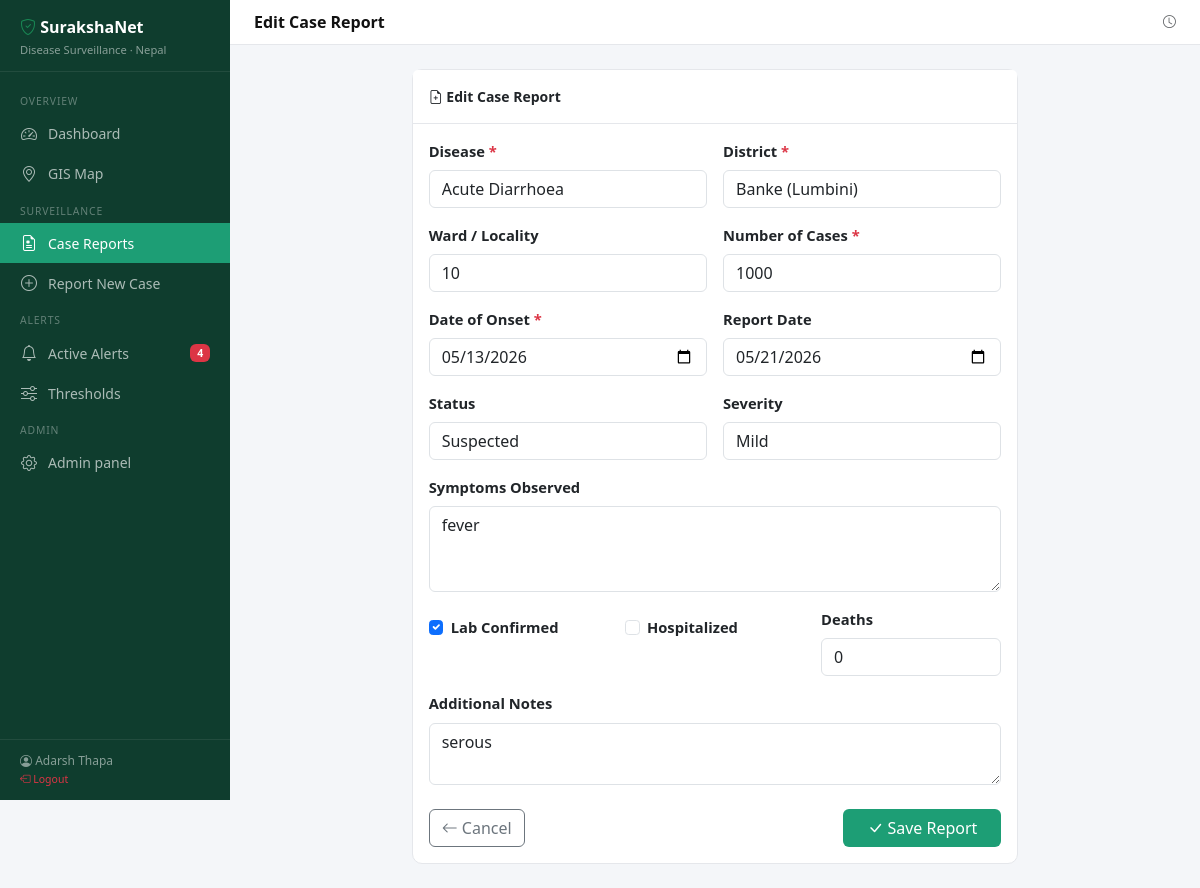
The page /cases/78/edit/ (signed in) on the database its author committed.
### surveillance/models.py (models this page shows, shortened)
class CaseReport(models.Model):
    STATUS_CHOICES = [
        ('suspected', 'Suspected'),
        ('confirmed', 'Confirmed'),
        ('negative', 'Negative'),
        ('recovered', 'Recovered'),
        ('deceased', 'Deceased'),
    ]
    SEVERITY_CHOICES = [
        ('mild', 'Mild'),
        ('moderate', 'Moderate'),
        ('severe', 'Severe'),
        ('critical', 'Critical'),
    ]
    disease = models.ForeignKey(Disease, on_delete=models.CASCADE, related_name='cases')
    district = models.ForeignKey(District, on_delete=models.CASCADE, related_name='cases')
    reported_by = models.ForeignKey(User, on_delete=models.SET_NULL, null=True, related_name='reported_cases')
    case_count = models.PositiveIntegerField(default=1)
    onset_date = models.DateField()
    report_date = models.DateField(default=timezone.now)
    status = models.CharField(max_length=15, choices=STATUS_CHOICES, default='suspected')
    severity = models.CharField(max_length=10, choices=SEVERITY_CHOICES, default='mild')
    ward = models.CharField(max_length=100, blank=True)
    symptoms = models.TextField(blank=True)
    lab_confirmed = models.BooleanField(default=False)
    hospitalized = models.BooleanField(default=False)
    deaths = models.PositiveIntegerField(default=0)
    notes = models.TextField(blank=True)
    created_at = models.DateTimeField(auto_now_add=True)
    updated_at = models.DateTimeField(auto_now=True)
    class Meta:
        ordering = ['-report_date', '-created_at']

### surveillance/views.py (the view)
# urls.py: path('cases/<int:pk>/edit/', views.case_edit, name='case_edit'),
@login_required
def case_edit(request, pk):
    case = get_object_or_404(CaseReport, pk=pk)
    if request.method == 'POST':
        form = CaseReportForm(request.POST, instance=case)
        if form.is_valid():
            form.save()
            messages.success(request, "Case report updated.")
            return redirect('case_list')
    else:
        form = CaseReportForm(instance=case)
    return render(request, 'surveillance/case_form.html', {'form': form, 'title': 'Edit Case Report', 'case': case})

### surveillance/forms.py
class CaseReportForm(forms.ModelForm):
    class Meta:
        model = CaseReport
        fields = [
            'disease', 'district', 'ward', 'case_count',
            'onset_date', 'report_date', 'status', 'severity',
            'symptoms', 'lab_confirmed', 'hospitalized', 'deaths', 'notes'
        ]
        widgets = {
            'onset_date': forms.DateInput(attrs={'type': 'date'}),
            'report_date': forms.DateInput(attrs={'type': 'date'}),
            'symptoms': forms.Textarea(attrs={'rows': 3}),
            'notes': forms.Textarea(attrs={'rows': 2}),
        }
    def __init__(self, *args, **kwargs):
        super().__init__(*args, **kwargs)
        for field in self.fields.values():
            field.widget.attrs.setdefault('class', 'form-control')
        for f in ['lab_confirmed', 'hospitalized']:
            self.fields[f].widget.attrs['class'] = 'form-check-input'
        self.fields['report_date'].initial = timezone.now().date()

### surveillance/context_processors.py (called while the page is built)
def alert_count(request):
    if request.user.is_authenticated:
        count = Alert.objects.filter(status='active').count()
        return {'active_alert_count': count}
    return {'active_alert_count': 0}

### surveillance/models.py (called while the page is built)
    def __str__(self):
        return f"{self.name} ({self.province.name})"

    def __str__(self):
        return self.name

### surveillance/templates/surveillance/case_form.html (shortened to what this page needs)
{% extends "surveillance/base.html" %}
{% block page_title %}{{ title }}{% endblock %}
{% block content %}
<div class="row justify-content-center">
  <div class="col-lg-8">
    <div class="card">
      <div class="card-header py-3">
        <i class="bi bi-file-earmark-plus"></i> {{ title }}
      </div>
      <div class="card-body">
        <form method="post" novalidate>
          <div class="row g-3">
            <div class="col-md-6">
              <label class="form-label fw-semibold">Disease <span class="text-danger">*</span></label>
              {{ form.disease }}
            </div>
            <div class="col-md-6">
              <label class="form-label fw-semibold">District <span class="text-danger">*</span></label>
              {{ form.district }}
            </div>
            <div class="col-md-6">
              <label class="form-label fw-semibold">Ward / Locality</label>
              {{ form.ward }}
            </div>
            <div class="col-md-6">
              <label class="form-label fw-semibold">Number of Cases <span class="text-danger">*</span></label>
              {{ form.case_count }}
            </div>
            <div class="col-md-6">
              <label class="form-label fw-semibold">Date of Onset <span class="text-danger">*</span></label>
              {{ form.onset_date }}
            </div>
            <div class="col-md-6">
              <label class="form-label fw-semibold">Report Date</label>
              {{ form.report_date }}
            </div>
            <div class="col-md-6">
              <label class="form-label fw-semibold">Status</label>
              {{ form.status }}
            </div>
            <div class="col-md-6">
              <label class="form-label fw-semibold">Severity</label>
              {{ form.severity }}
            </div>
            <div class="col-12">
              <label class="form-label fw-semibold">Symptoms Observed</label>
              {{ form.symptoms }}
            </div>
            <div class="col-md-4">
              <div class="form-check mt-2">
                {{ form.lab_confirmed }}
                <label class="form-check-label fw-semibold" for="{{ form.lab_confirmed.id_for_label }}">
                  Lab Confirmed
                </label>
              </div>
            </div>
            <div class="col-md-4">
              <div class="form-check mt-2">
                {{ form.hospitalized }}
                <label class="form-check-label fw-semibold" for="{{ form.hospitalized.id_for_label }}">
                  Hospitalized
                </label>
              </div>
            </div>
            <div class="col-md-4">
              <label class="form-label fw-semibold">Deaths</label>
              {{ form.deaths }}
            </div>
            <div class="col-12">
              <label class="form-label fw-semibold">Additional Notes</label>
              {{ form.notes }}
            </div>
          </div>
          <div class="d-flex justify-content-between mt-4">
            <a href="{% url 'case_list' %}" class="btn btn-outline-secondary">
              <i class="bi bi-arrow-left"></i> Cancel
            </a>
            <button type="submit" class="btn btn-brand px-4">
              <i class="bi bi-check-lg"></i> Save Report
            </button>
          </div>
        </form>
      </div>
    </div>
  </div>
</div>
{% endblock %}

### surveillance/templates/surveillance/base.html (shortened to what this page needs)
<!DOCTYPE html>
<html lang="en">
<head>
  <link href="https://cdn.jsdelivr.net/npm/bootstrap@5.3.2/dist/css/bootstrap.min.css" rel="stylesheet">
  <link href="https://cdn.jsdelivr.net/npm/bootstrap-icons@1.11.3/font/bootstrap-icons.min.css" rel="stylesheet">
  <link rel="stylesheet" href="https://unpkg.com/leaflet@1.9.4/dist/leaflet.css">
</head>
<body>
{% if user.is_authenticated %}
<nav id="sidebar">
  <div class="sidebar-brand">
    <h5><i class="bi bi-shield-check text-success"></i> SurakshaNet</h5>
    <small>Disease Surveillance · Nepal</small>
  </div>
  <div class="sidebar-nav">
    <div class="nav-section-label">Overview</div>
    <a href="{% url 'dashboard' %}" class="nav-link {% if request.resolver_match.url_name == 'dashboard' %}active{% endif %}">
      <i class="bi bi-speedometer2"></i> Dashboard
    </a>
    <a href="{% url 'map' %}" class="nav-link {% if request.resolver_match.url_name == 'map' %}active{% endif %}">
      <i class="bi bi-geo-alt"></i> GIS Map
    </a>
    <div class="nav-section-label">Surveillance</div>
    <a href="{% url 'case_list' %}" class="nav-link {% if 'case' in request.resolver_match.url_name %}active{% endif %}">
      <i class="bi bi-file-earmark-medical"></i> Case Reports
    </a>
    <a href="{% url 'case_create' %}" class="nav-link">
      <i class="bi bi-plus-circle"></i> Report New Case
    </a>
    <div class="nav-section-label">Alerts</div>
    <a href="{% url 'alert_list' %}" class="nav-link {% if 'alert' in request.resolver_match.url_name %}active{% endif %}">
      <i class="bi bi-bell"></i> Active Alerts
      {% with count=active_alert_count %}
        {% if count %}<span class="badge bg-danger ms-auto">{{ count }}</span>{% endif %}
      {% endwith %}
    </a>
    <a href="{% url 'threshold_list' %}" class="nav-link {% if 'threshold' in request.resolver_match.url_name %}active{% endif %}">
      <i class="bi bi-sliders"></i> Thresholds
    </a>
    <div class="nav-section-label">Admin</div>
    <a href="/admin/" class="nav-link"><i class="bi bi-gear"></i> Admin panel</a>
  </div>
  <div class="sidebar-footer">
    <i class="bi bi-person-circle"></i> {{ user.get_full_name|default:user.username }}<br>
    <a href="{% url 'logout' %}" class="text-danger text-decoration-none small">
      <i class="bi bi-box-arrow-left"></i> Logout
    </a>
  </div>
</nav>
<div id="main">
  <div class="topbar">
    <span class="topbar-title">{% block page_title %}Dashboard{% endblock %}</span>
    <div class="d-flex align-items-center gap-3">
      <span class="text-muted small"><i class="bi bi-clock"></i> {{ now|date:"D, d M Y" }}</span>
    </div>
  </div>
  <div class="page-body">
    {% block content %}{% endblock %}
  </div>
</div>
{% else %}
  {% block auth_content %}{% endblock %}
{% endif %}
</body>
</html>

### surveillance/templates/surveillance/base.html (style rules this page uses)
:root { --sidebar-width: 230px; --brand-green: #1D9E75; --brand-dark: #0f3d2e; --brand-red: #E24B4A; --brand-amber: #EF9F27; }
body { background: #f4f6f9; font-size: 0.92rem; }
#sidebar { position: fixed; top: 0; left: 0; height: 100vh; width: var(--sidebar-width); background: var(--brand-dark); display: flex; flex-direction: column; z-index: 1000; overflow-y: auto; }
.sidebar-brand { padding: 18px 20px 12px; border-bottom: 1px solid rgba(255,255,255,0.08); }
.sidebar-brand h5 { color: #fff; font-weight: 600; margin: 0; font-size: 1rem; }
.sidebar-brand small { color: rgba(255,255,255,0.5); font-size: 0.7rem; }
.sidebar-nav { padding: 12px 0; flex: 1; }
.nav-section-label { font-size: 0.65rem; text-transform: uppercase; letter-spacing: .08em; color: rgba(255,255,255,0.35); padding: 10px 20px 4px; }
.sidebar-nav .nav-link { color: rgba(255,255,255,0.65); padding: 8px 20px; border-radius: 0; display: flex; align-items: center; gap: 10px; font-size: 0.875rem; transition: all 0.15s; }
.sidebar-nav .nav-link.active { color: #fff; background: var(--brand-green); }
.sidebar-nav .nav-link i { font-size: 1rem; width: 18px; text-align: center; }
.sidebar-footer { padding: 12px 20px; border-top: 1px solid rgba(255,255,255,0.08); color: rgba(255,255,255,0.5); font-size: 0.75rem; }
#main { margin-left: var(--sidebar-width); min-height: 100vh; }
.topbar { background: #fff; border-bottom: 1px solid #e5e7eb; padding: 10px 24px; display: flex; align-items: center; justify-content: space-between; position: sticky; top: 0; z-index: 100; }
.topbar-title { font-weight: 600; font-size: 1rem; color: #111; }
.page-body { padding: 24px; }
.card { border: 1px solid #e5e7eb; border-radius: 10px; }
.card-header { background: #fff; border-bottom: 1px solid #e5e7eb; font-weight: 600; font-size: 0.875rem; }
.btn-brand { background: var(--brand-green); color: #fff; border: none; }

### rows shown on the page
CaseReport: disease "Acute Diarrhoea", district "Banke (Lumbini)", ward "10", case_count "1000", onset_date "05/13/2026", report_date "05/21/2026", status "Suspected", severity "Mild", symptoms "fever", lab_confirmed "☑", deaths "0", notes "serous"

### other values the page prints
{{ count }} "4"
{{ user.get_full_name|default:user.username }} "Adarsh Thapa"
{{ title }} "Edit Case Report"
